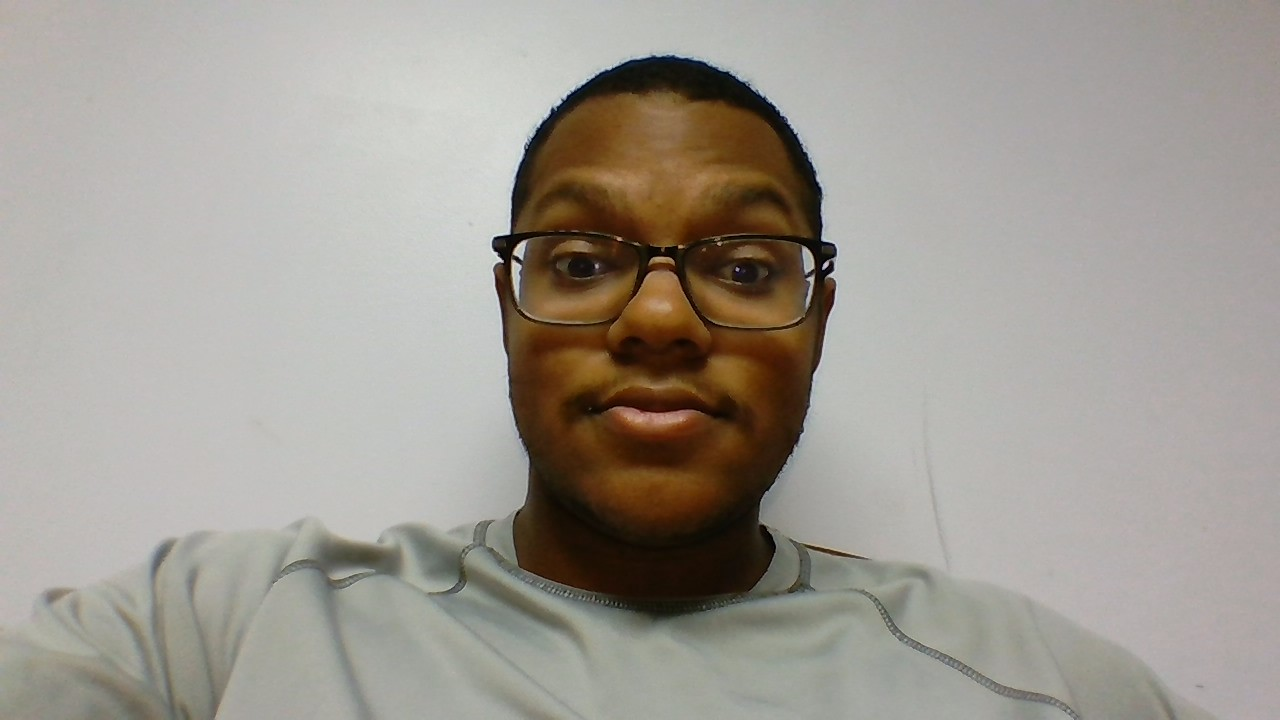
#> input picture Experimentals/Facial_recognition/DC.jpg, 1280 x 720 px, given in place of the camera
$ python trackshirt.py
#> lines starting #> are read from the running program, lines starting #| are printed output that depends on the picture
import cv2
import numpy as np

# Load the pre-trained face detection model
face_cascade = cv2.CascadeClassifier(cv2.data.haarcascades + 'haarcascade_frontalface_default.xml')

# Create a VideoCapture object to read from the webcam
cap = cv2.VideoCapture(0)

# Initialize previous points and previous gray frame for both face and shirt
prev_pts_face = None
prev_pts_shirt = None
prev_gray = None
face_bbox_initial = None
shirt_bbox_initial = None

# Create a Lucas-Kanade optical flow object
lk_params = dict(winSize=(20, 20), maxLevel=2, criteria=(cv2.TERM_CRITERIA_EPS | cv2.TERM_CRITERIA_COUNT, 4, .5))

def get_shirt_region(face_bbox, frame):
    """Estimate the shirt region based on the face bounding box."""
    x, y, w, h = face_bbox
    shirt_top = y + h + 10  # Start a bit below the face to avoid overlap
    shirt_height = int(h * 1.5)  # Estimate the shirt height
    shirt_bottom = min(shirt_top + shirt_height, frame.shape[0])
    return (x, shirt_top, w, shirt_bottom - shirt_top)

while True:
    # Read the next frame
    ret, frame = cap.read()
#> frame is the input picture: shape (720, 1280, 3); mean B, G, R 146.9, 154.8, 160
    if not ret:
        break

    # Convert the frame to grayscale
    gray = cv2.cvtColor(frame, cv2.COLOR_BGR2GRAY)
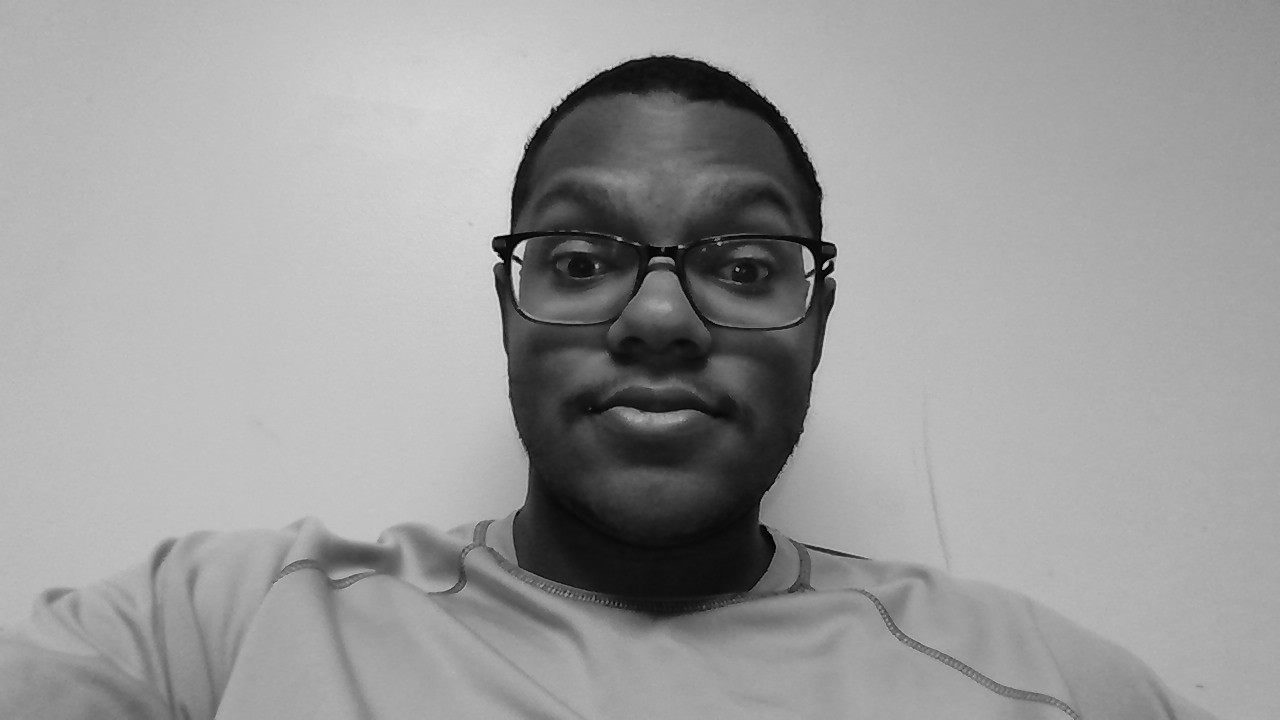
#> gray: shape (720, 1280); min 0, max 236, mean 155.5

    if prev_pts_face is None:
        # Detect faces in the frame
        faces = face_cascade.detectMultiScale(gray, scaleFactor=1.1, minNeighbors=5, minSize=(30, 30))
#> faces = [[471, 104, 392, 392]]

        if len(faces) > 0:
            # Assuming the first detected face
            face_bbox_initial = faces[0]
#> face_bbox_initial = [471, 104, 392, 392]
            (x, y, w, h) = face_bbox_initial
#> x = 471; y = 104; w = 392; h = 392

            # Initialize face tracking points
            face_roi = gray[y:y+h, x:x+w]
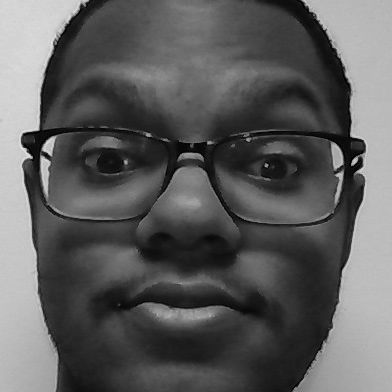
#> face_roi: shape (392, 392); min 0, max 236, mean 93.1
            prev_pts_face = cv2.goodFeaturesToTrack(face_roi, maxCorners=100, qualityLevel=.01, minDistance=10)
#> prev_pts_face = 100 rows, first 8: [31, 157], [352, 164], [246, 139], [325, 30], [41, 156], [51, 155], [38, 129], [266, 165]
            if prev_pts_face is not None:
                prev_pts_face[:, :, 0] += x  # Adjust x-coordinates of the points
                prev_pts_face[:, :, 1] += y  # Adjust y-coordinates of the points

            # Estimate and initialize shirt tracking points
            shirt_bbox_initial = get_shirt_region(face_bbox_initial, frame)
#> in get_shirt_region, `x, y, w, h = face_bbox`: x = 471; y = 104; w = 392
#> in get_shirt_region, `shirt_top = y + h + 10`: shirt_top = 506
#> in get_shirt_region, `shirt_height = int(h * 1.5)`: shirt_height = 588
#> in get_shirt_region, `shirt_bottom = min(shirt_top + shirt_height, frame.shape[0])`: shirt_bottom = 720
#> shirt_bbox_initial = (471, 506, 392, 214)
            shirt_x, shirt_y, shirt_w, shirt_h = shirt_bbox_initial
#> shirt_x = 471; shirt_y = 506; shirt_w = 392; shirt_h = 214
            shirt_roi = gray[shirt_y:shirt_y+shirt_h, shirt_x:shirt_x+shirt_w]
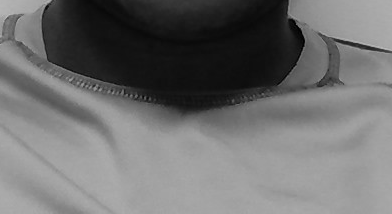
#> shirt_roi: shape (214, 392); min 0, max 191, mean 110.9
            prev_pts_shirt = cv2.goodFeaturesToTrack(shirt_roi, maxCorners=100, qualityLevel=.01, minDistance=10)
#> prev_pts_shirt = 96 rows, first 8: [92, 86], [111, 91], [127, 94], [288, 17], [296, 24], [50, 1], [262, 94], [78, 82]
            if prev_pts_shirt is not None:
                prev_pts_shirt[:, :, 0] += shirt_x  # Adjust x-coordinates of the points
                prev_pts_shirt[:, :, 1] += shirt_y  # Adjust y-coordinates of the points

    elif prev_gray is not None:
        # Calculate optical flow and track points for both face and shirt
        next_pts_face, status_face, _ = cv2.calcOpticalFlowPyrLK(prev_gray, gray, prev_pts_face, None, **lk_params)
        good_new_face = next_pts_face[status_face == 1]
        prev_pts_face = good_new_face.reshape(-1, 1, 2)

        next_pts_shirt, status_shirt, _ = cv2.calcOpticalFlowPyrLK(prev_gray, gray, prev_pts_shirt, None, **lk_params)
        good_new_shirt = next_pts_shirt[status_shirt == 1]
        prev_pts_shirt = good_new_shirt.reshape(-1, 1, 2)

        # Draw fixed-size bounding boxes and tracking points
        (x, y, w, h) = face_bbox_initial
        cv2.rectangle(frame, (x, y), (x+w, y+h), (0, 255, 0), 2)  # Face box in green
        for pt in good_new_face:
            cv2.circle(frame, ((pt[0]), (pt[1])), 3, (0, 255, 0), -1)  # Face tracking points

        (x, y, w, h) = shirt_bbox_initial
        cv2.rectangle(frame, (x, y), (x+w, y+h), (0, 0, 255), 2)  # Shirt box in red
        # for pt in good_new_shirt:
        #     cv2.circle(frame, (int(pt[0][0]), int(pt[0][1])), 3, (0, 0, 255), -1)  # Shirt tracking points

    # Update the previous frame
    prev_gray = gray.copy()

    # Display the frame
    cv2.imshow('Face and Shirt Tracking', frame)

    # Check for key press
    if cv2.waitKey(1) & 0xFF == ord('q'):
#> (key q is pressed here)
        break

# Release the VideoCapture object and close the windows
cap.release()
cv2.destroyAllWindows()
